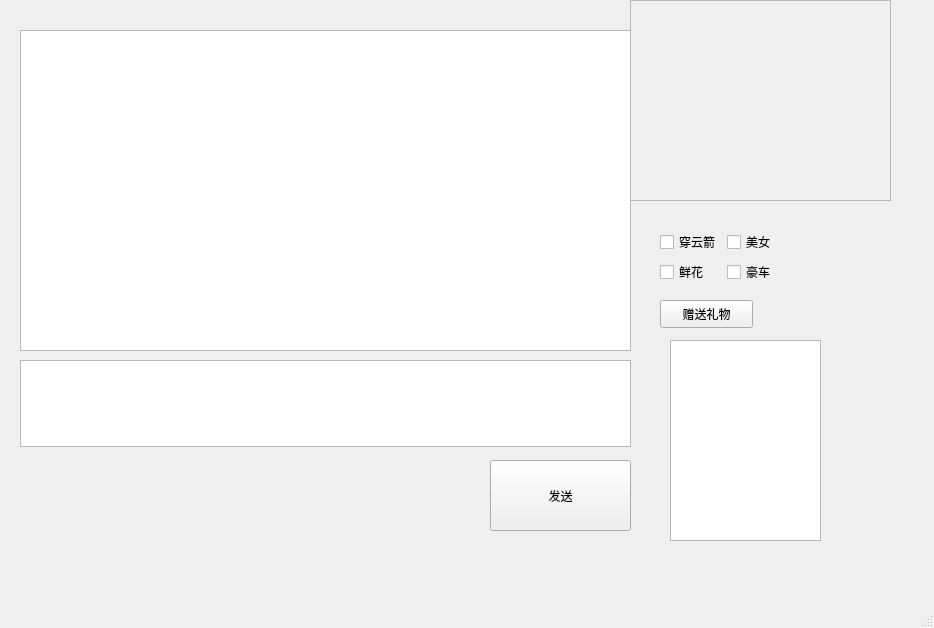
<?xml version="1.0" encoding="UTF-8"?>
<ui version="4.0">
 <class>MainWindow</class>
 <widget class="QMainWindow" name="MainWindow">
  <property name="geometry">
   <rect>
    <x>0</x>
    <y>0</y>
    <width>934</width>
    <height>628</height>
   </rect>
  </property>
  <property name="windowTitle">
   <string>聊天室</string>
  </property>
  <widget class="QWidget" name="centralwidget">
   <widget class="QPushButton" name="btn_send">
    <property name="geometry">
     <rect>
      <x>490</x>
      <y>460</y>
      <width>141</width>
      <height>71</height>
     </rect>
    </property>
    <property name="text">
     <string>发送</string>
    </property>
   </widget>
   <widget class="QPushButton" name="btn_sure">
    <property name="geometry">
     <rect>
      <x>660</x>
      <y>300</y>
      <width>93</width>
      <height>28</height>
     </rect>
    </property>
    <property name="text">
     <string>赠送礼物</string>
    </property>
   </widget>
   <widget class="QListWidget" name="members">
    <property name="geometry">
     <rect>
      <x>670</x>
      <y>340</y>
      <width>151</width>
      <height>201</height>
     </rect>
    </property>
   </widget>
   <widget class="QFrame" name="frame">
    <property name="geometry">
     <rect>
      <x>630</x>
      <y>0</y>
      <width>261</width>
      <height>201</height>
     </rect>
    </property>
    <property name="frameShape">
     <enum>QFrame::StyledPanel</enum>
    </property>
    <property name="frameShadow">
     <enum>QFrame::Raised</enum>
    </property>
    <widget class="QLabel" name="gift_notice">
     <property name="geometry">
      <rect>
       <x>30</x>
       <y>20</y>
       <width>211</width>
       <height>31</height>
      </rect>
     </property>
     <property name="styleSheet">
      <string notr="true">color: rgb(255, 0, 0);
font: 75 14pt &quot;Aharoni&quot;;</string>
     </property>
     <property name="text">
      <string/>
     </property>
    </widget>
    <widget class="QLabel" name="gift_show">
     <property name="geometry">
      <rect>
       <x>30</x>
       <y>80</y>
       <width>191</width>
       <height>131</height>
      </rect>
     </property>
     <property name="text">
      <string/>
     </property>
    </widget>
   </widget>
   <widget class="QWidget" name="formLayoutWidget">
    <property name="geometry">
     <rect>
      <x>660</x>
      <y>230</y>
      <width>151</width>
      <height>61</height>
     </rect>
    </property>
    <layout class="QFormLayout" name="formLayout_2">
     <item row="0" column="0">
      <widget class="QCheckBox" name="checkBox_arrow">
       <property name="text">
        <string>穿云箭</string>
       </property>
      </widget>
     </item>
     <item row="1" column="0">
      <widget class="QCheckBox" name="checkBox_flower">
       <property name="text">
        <string>鲜花</string>
       </property>
      </widget>
     </item>
     <item row="0" column="1">
      <widget class="QCheckBox" name="checkBox_beauty">
       <property name="text">
        <string>美女</string>
       </property>
      </widget>
     </item>
     <item row="1" column="1">
      <widget class="QCheckBox" name="checkBox_car">
       <property name="text">
        <string>豪车</string>
       </property>
      </widget>
     </item>
    </layout>
   </widget>
   <widget class="QLabel" name="label_show">
    <property name="geometry">
     <rect>
      <x>30</x>
      <y>480</y>
      <width>331</width>
      <height>41</height>
     </rect>
    </property>
    <property name="text">
     <string/>
    </property>
   </widget>
   <widget class="QLabel" name="showname">
    <property name="geometry">
     <rect>
      <x>240</x>
      <y>0</y>
      <width>151</width>
      <height>21</height>
     </rect>
    </property>
    <property name="text">
     <string/>
    </property>
   </widget>
   <widget class="QListWidget" name="outputArea">
    <property name="geometry">
     <rect>
      <x>20</x>
      <y>30</y>
      <width>611</width>
      <height>321</height>
     </rect>
    </property>
   </widget>
   <widget class="QTextEdit" name="inputArea">
    <property name="geometry">
     <rect>
      <x>20</x>
      <y>360</y>
      <width>611</width>
      <height>87</height>
     </rect>
    </property>
   </widget>
  </widget>
  <widget class="QStatusBar" name="statusbar"/>
  <widget class="QMenuBar" name="menubar">
   <property name="geometry">
    <rect>
     <x>0</x>
     <y>0</y>
     <width>934</width>
     <height>26</height>
    </rect>
   </property>
  </widget>
 </widget>
 <tabstops>
  <tabstop>btn_send</tabstop>
  <tabstop>checkBox_arrow</tabstop>
  <tabstop>checkBox_beauty</tabstop>
  <tabstop>checkBox_flower</tabstop>
  <tabstop>checkBox_car</tabstop>
  <tabstop>btn_sure</tabstop>
  <tabstop>members</tabstop>
  <tabstop>outputArea</tabstop>
 </tabstops>
 <resources/>
 <connections/>
 <slots>
  <signal>dableclicked()</signal>
  <slot>openmember()</slot>
 </slots>
</ui>
